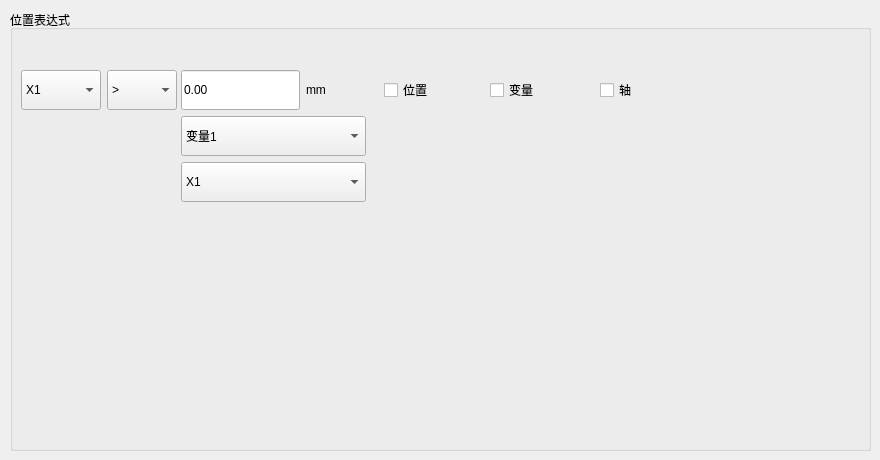
   <widget class="QWidget" name="tabPos">
    <attribute name="title">
     <string>位置</string>
    </attribute>
    <widget class="QGroupBox" name="groupBox">
     <property name="geometry">
      <rect>
       <x>10</x>
       <y>10</y>
       <width>861</width>
       <height>441</height>
      </rect>
     </property>
     <property name="title">
      <string>位置表达式</string>
     </property>
     <widget class="QCheckBox" name="chboxConstantPos">
      <property name="geometry">
       <rect>
        <x>374</x>
        <y>60</y>
        <width>100</width>
        <height>40</height>
       </rect>
      </property>
      <property name="minimumSize">
       <size>
        <width>100</width>
        <height>40</height>
       </size>
      </property>
      <property name="text">
       <string>位置</string>
      </property>
      <property name="autoExclusive">
       <bool>true</bool>
      </property>
     </widget>
     <widget class="QCheckBox" name="chboxAxis">
      <property name="geometry">
       <rect>
        <x>590</x>
        <y>60</y>
        <width>100</width>
        <height>40</height>
       </rect>
      </property>
      <property name="minimumSize">
       <size>
        <width>100</width>
        <height>40</height>
       </size>
      </property>
      <property name="text">
       <string>轴</string>
      </property>
      <property name="autoExclusive">
       <bool>true</bool>
      </property>
     </widget>
     <widget class="QCheckBox" name="chboxVariablePos">
      <property name="geometry">
       <rect>
        <x>480</x>
        <y>60</y>
        <width>100</width>
        <height>40</height>
       </rect>
      </property>
      <property name="minimumSize">
       <size>
        <width>100</width>
        <height>40</height>
       </size>
      </property>
      <property name="text">
       <string>变量</string>
      </property>
      <property name="autoExclusive">
       <bool>true</bool>
      </property>
     </widget>
     <widget class="QComboBox" name="coboxPosPreOpAxisSelect">
      <property name="geometry">
       <rect>
        <x>11</x>
        <y>60</y>
        <width>80</width>
        <height>40</height>
       </rect>
      </property>
      <property name="minimumSize">
       <size>
        <width>80</width>
        <height>40</height>
       </size>
      </property>
      <item>
       <property name="text">
        <string>X1</string>
       </property>
      </item>
      <item>
       <property name="text">
        <string>Z1</string>
       </property>
      </item>
      <item>
       <property name="text">
        <string>Y1</string>
       </property>
      </item>
      <item>
       <property name="text">
        <string>Z2</string>
       </property>
      </item>
      <item>
       <property name="text">
        <string>Y2</string>
       </property>
      </item>
      <item>
       <property name="text">
        <string>C</string>
       </property>
      </item>
      <item>
       <property name="text">
        <string>B</string>
       </property>
      </item>
      <item>
       <property name="text">
        <string>A</string>
       </property>
      </item>
     </widget>
     <widget class="QComboBox" name="coboxOperandPos">
      <property name="geometry">
       <rect>
        <x>97</x>
        <y>60</y>
        <width>70</width>
        <height>40</height>
       </rect>
      </property>
      <property name="minimumSize">
       <size>
        <width>70</width>
        <height>40</height>
       </size>
      </property>
      <property name="maximumSize">
       <size>
        <width>16777215</width>
        <height>40</height>
       </size>
      </property>
      <item>
       <property name="text">
        <string>&gt;</string>
       </property>
      </item>
      <item>
       <property name="text">
        <string>&lt;</string>
       </property>
      </item>
      <item>
       <property name="text">
        <string>≥</string>
       </property>
      </item>
      <item>
       <property name="text">
        <string>≤</string>
       </property>
      </item>
      <item>
       <property name="text">
        <string>≠</string>
       </property>
      </item>
      <item>
       <property name="text">
        <string>==</string>
       </property>
      </item>
     </widget>
     <widget class="QWidget" name="layoutWidget">
      <property name="geometry">
       <rect>
        <x>171</x>
        <y>60</y>
        <width>185</width>
        <height>142</height>
       </rect>
      </property>
      <layout class="QVBoxLayout" name="verticalLayout_2">
       <item>
        <layout class="QHBoxLayout" name="hLayoutPos">
         <item>
          <widget class="NumberEdit" name="editPosPostOp">
           <property name="minimumSize">
            <size>
             <width>115</width>
             <height>40</height>
            </size>
           </property>
           <property name="text">
            <string>0.00</string>
           </property>
          </widget>
         </item>
         <item>
          <widget class="QLabel" name="labPosUnit">
           <property name="minimumSize">
            <size>
             <width>60</width>
             <height>40</height>
            </size>
           </property>
           <property name="text">
            <string>mm</string>
           </property>
          </widget>
         </item>
        </layout>
       </item>
       <item>
        <widget class="QComboBox" name="coboxPosVarSelectPostOp">
         <property name="minimumSize">
          <size>
           <width>150</width>
           <height>40</height>
          </size>
         </property>
         <property name="maximumSize">
          <size>
           <width>16777215</width>
           <height>40</height>
          </size>
         </property>
         <item>
          <property name="text">
           <string>变量1</string>
          </property>
         </item>
         <item>
          <property name="text">
           <string>变量2</string>
          </property>
         </item>
         <item>
          <property name="text">
           <string>变量3</string>
          </property>
         </item>
         <item>
          <property name="text">
           <string>变量4</string>
          </property>
         </item>
         <item>
          <property name="text">
           <string>变量5</string>
          </property>
         </item>
         <item>
          <property name="text">
           <string>变量6</string>
          </property>
         </item>
         <item>
          <property name="text">
           <string>变量7</string>
          </property>
         </item>
         <item>
          <property name="text">
           <string>变量8</string>
          </property>
         </item>
        </widget>
       </item>
       <item>
        <widget class="QComboBox" name="coboxPosPostOpAxisSelect">
         <property name="minimumSize">
          <size>
           <width>150</width>
           <height>40</height>
          </size>
         </property>
         <item>
          <property name="text">
           <string>X1</string>
          </property>
         </item>
         <item>
          <property name="text">
           <string>Z1</string>
          </property>
         </item>
         <item>
          <property name="text">
           <string>Y1</string>
          </property>
         </item>
         <item>
          <property name="text">
           <string>Z2</string>
          </property>
         </item>
         <item>
          <property name="text">
           <string>Y2</string>
          </property>
         </item>
         <item>
          <property name="text">
           <string>C</string>
          </property>
         </item>
         <item>
          <property name="text">
           <string>B</string>
          </property>
         </item>
         <item>
          <property name="text">
           <string>A</string>
          </property>
         </item>
        </widget>
       </item>
       <item>
        <spacer name="verticalSpacer_2">
         <property name="orientation">
          <enum>Qt::Vertical</enum>
         </property>
         <property name="sizeHint" stdset="0">
          <size>
           <width>20</width>
           <height>40</height>
          </size>
         </property>
        </spacer>
       </item>
      </layout>
     </widget>
    </widget>
   </widget>
